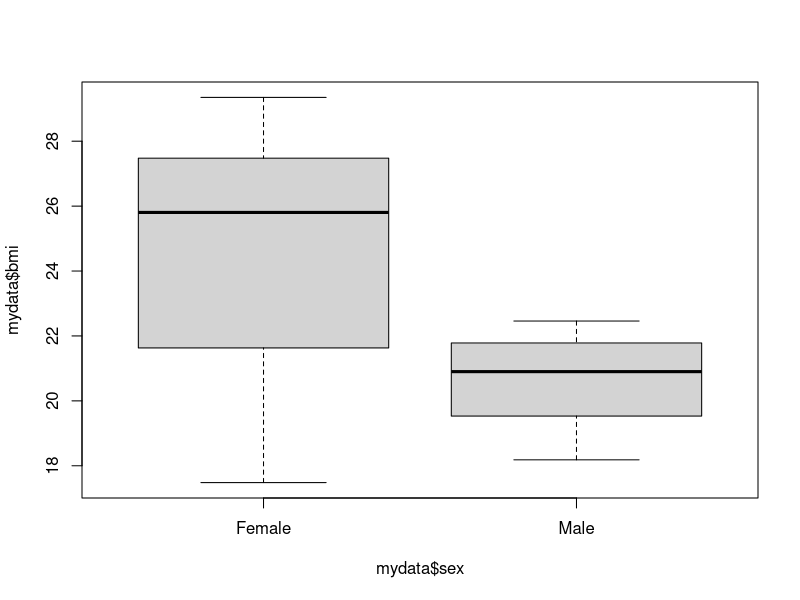
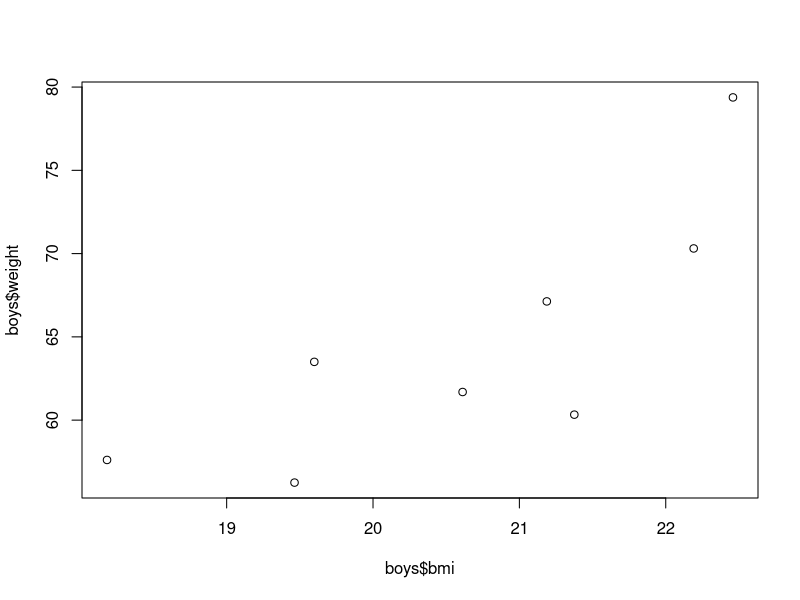
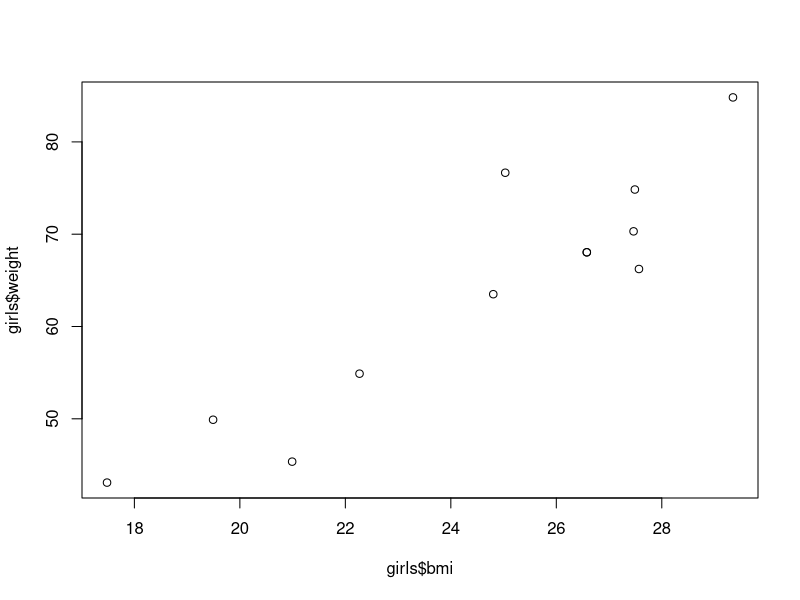

Write R code to recreate these figures, in order.

# Read in the data
mydata <- read.csv("data/yrbss_demo.csv")

# Add height column to data frame
mydata$height_m <- sqrt( mydata$weight_kg / mydata$bmi)

# Create separate boys and girls data sets through subsetting
boys <- mydata[mydata$sex == "Male", ]
girls <- mydata[mydata$sex == "Female", ]

# Summarize each data set and find SD of BMI
summary(boys$bmi); sd(boys$bmi)
summary(girls$bmi); sd(girls$bmi)

# Create a boxplot by sex
boxplot(mydata$bmi ~ mydata$sex)

# Plot boys and girls bmi vs weight separately
plot(boys$bmi, boys$weight)
plot(girls$bmi, girls$weight)

# Are males or females more likely to be bullied in the past 12 months? Calculate the percentage bullied for each gender.
# Create separate datasets for bullied boys and bullied girls
bullied_boys <- 
  boys[boys$bullied_past_12mo == TRUE,]
nrow(bullied_boys)
bullied_boys_prct <- 
  nrow(bullied_boys) / nrow(boys) * 100
bullied_boys_prct

# alternative:
mean(boys$bullied_past_12mo, na.rm=TRUE)

bullied_girls <- 
  girls[girls$bullied_past_12mo == TRUE,]
nrow(bullied_girls)
bullied_girls_prct <- 
  nrow(bullied_girls) / nrow(girls) * 100
bullied_girls_prct

# alternative
mean(girls$bullied_past_12mo, na.rm=TRUE)


bullied_yes <- mydata[mydata$bullied_past_12mo == TRUE,]
bullied_no <- mydata[mydata$bullied_past_12mo == FALSE,]

# Not bullied students have higher proportion of smokers
summary(bullied_yes$smoked_ever)
summary(bullied_no$smoked_ever)

## 6 ctd, Does it vary by gender? Not really
summary(bullied_yes[bullied_yes$sex == "Male", "smoked_ever"])
summary(bullied_yes[bullied_yes$sex == "Female", "smoked_ever"])

summary(bullied_no[bullied_no$sex == "Male", "smoked_ever"])
summary(bullied_no[bullied_no$sex == "Female", "smoked_ever"])



